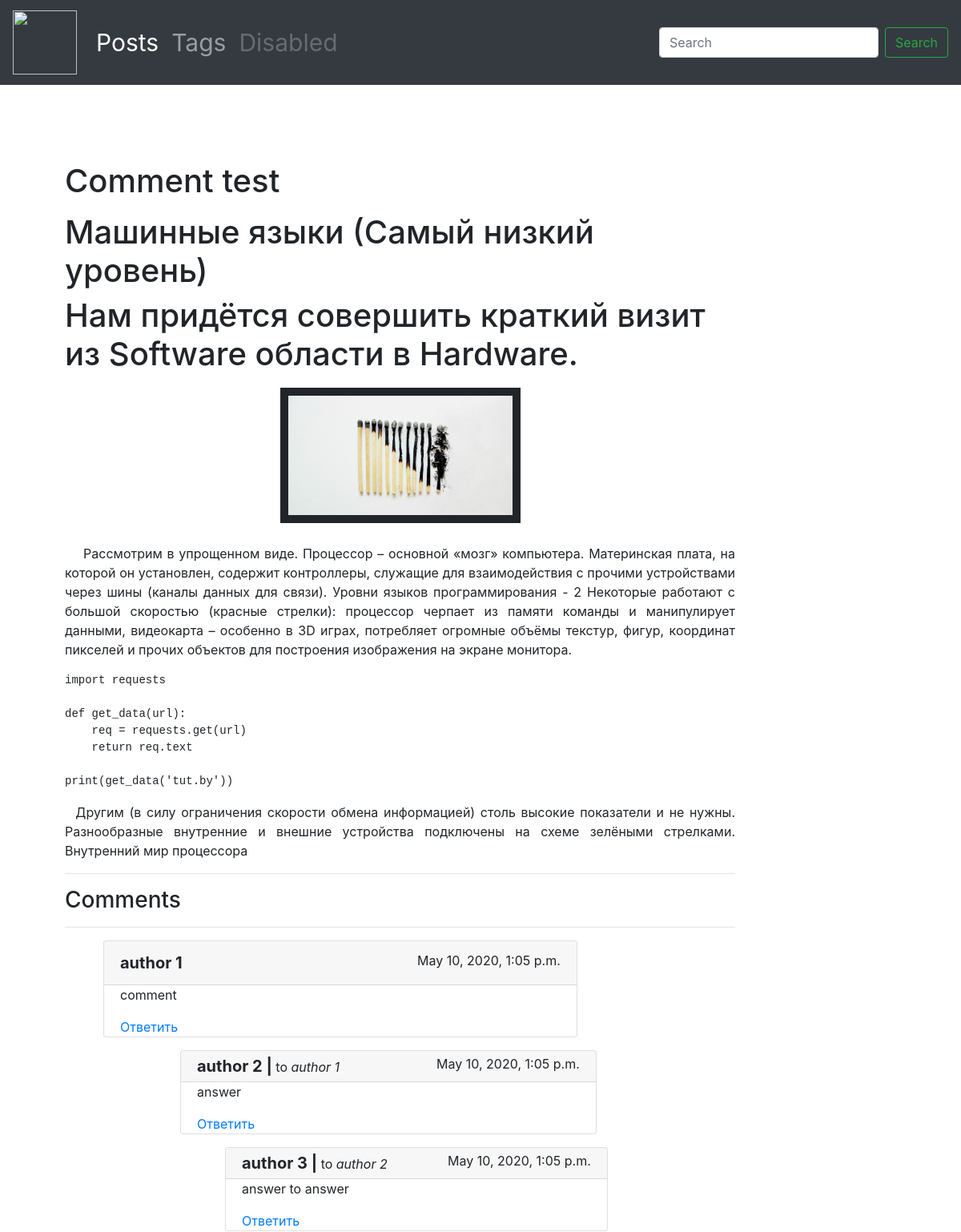
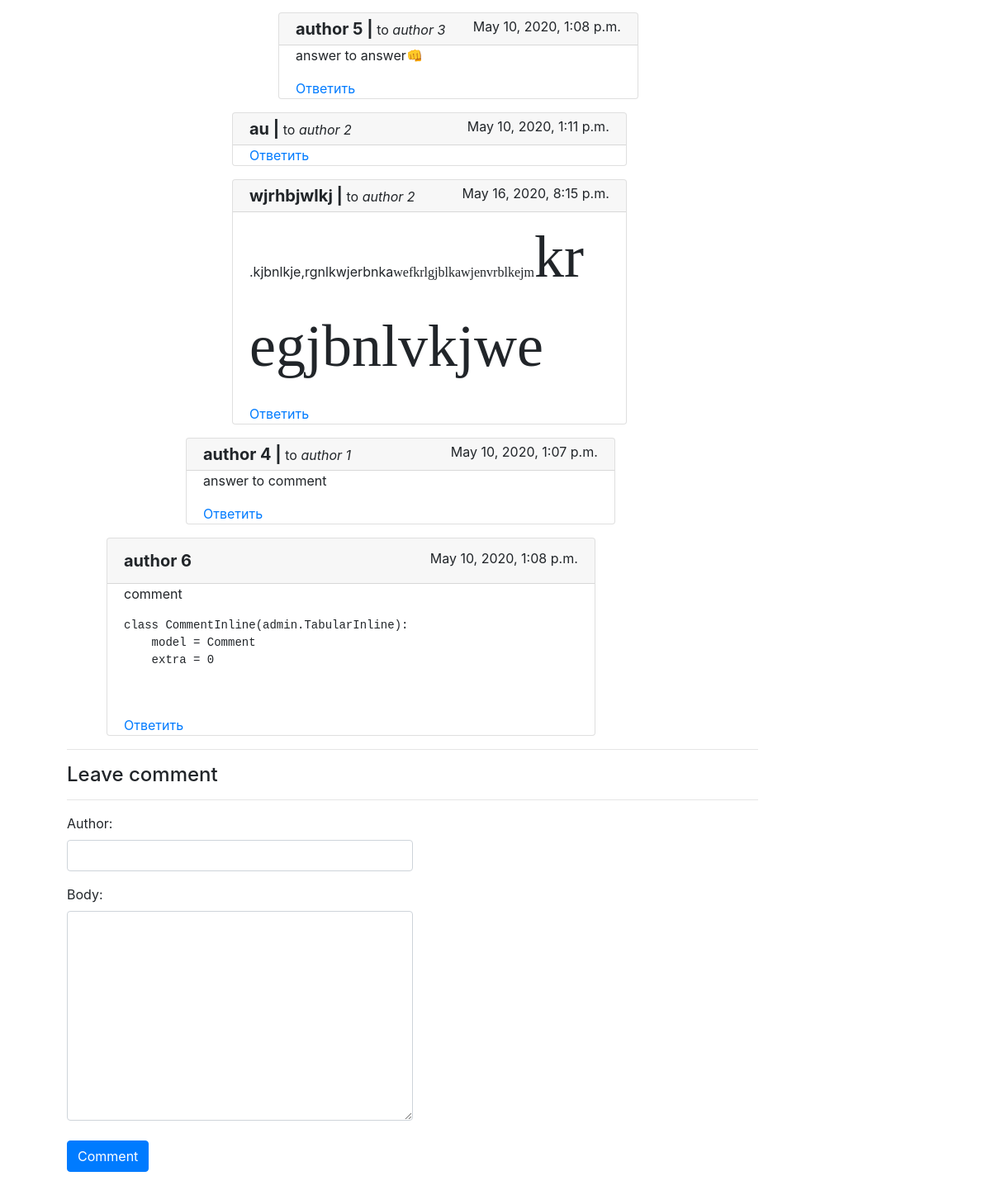
The page /blog/post/nukagorabotat-1567331029/ on the database its author committed (2 pictures, top to bottom).
### blog/models.py (models this page shows, shortened)
class Post(models.Model):
	title = models.CharField(max_length=50, db_index=True)
	slug = models.SlugField(max_length=150, blank=True, unique=True)
	short_description = models.CharField(max_length=200, blank=True, null=True)
	body = RichTextUploadingField(null=True, blank=True)
	tags = models.ManyToManyField('Tag', blank=True, related_name='posts')
	date_pub = models.DateTimeField(auto_now_add=True)

class Comment(models.Model):
	post = models.ForeignKey(Post, on_delete=models.CASCADE, null=True, blank=True)
	comment = models.ForeignKey('Comment', on_delete=models.CASCADE, null=True, blank=True, related_name='comments_set')
	author = models.CharField(max_length=50)
	body = RichTextField(null=True, blank=True, config_name='comment_conf')
	date_pub = models.DateTimeField(auto_now_add=True)
	class Meta:
		ordering = ['date_pub', 'author']

### blog/views.py (the view)
# urls.py: path('post/<str:slug>/', PostDetail.as_view(), name='post_detail_url'),
class PostDetail(View):
    def get(self, request, slug):
        post = get_object_or_404(Post, slug__iexact=slug)
        form = CommentForm(initial={'post': post})
        return render(request, 'blog/post_detail.html',
                      context={"post": post, 'form': form, 'admin_object': post, 'detail': True, })

### blog/forms.py
class CommentForm(forms.ModelForm):
	class Meta:
		model = Comment
		exclude = ('date_pub',)
		widgets = {
			'author': forms.TextInput(attrs={'class': 'form-control w-50'}),
			'body': forms.Textarea(attrs={'class': 'form-control w-50'}),
			'post': forms.HiddenInput(),
			'comment': forms.HiddenInput(),
			}

### blog/templates/blog/post_detail.html (shortened to what this page needs)
{% extends 'blog/base_blog.html' %}
{% block content %}
	<h1 class="mt-5">
		{{ post.title| safe }}
	</h1>
	<p>{{ post.body | safe}}</p>
	<hr>
	<h3>Comments</h3>
	<hr>
	<div class="ml-5">
	{% for comment in post.comment_set.all %}
		{% include 'blog/includes/comment_card_template.html' %}
	{% endfor %}
	</div>
	<hr>
	<h4>Leave comment</h4>
	<hr>
	<div class="cart">
		<form action="{% url 'comment_create_url' slug=post.slug %}" method="post">
			{{ form.as_p }}
			<button type="submit" class="btn btn-primary mt-2 mb-5">Comment</button>
		</form>
	</div>
{% endblock %}

### blog/templates/blog/base_blog.html (shortened to what this page needs)
{% extends 'base.html' %}

### templates/base.html (shortened to what this page needs)
{% load static %}
<!DOCTYPE html>
<html lang="en">
<head>
	<link rel="stylesheet" href="https://stackpath.bootstrapcdn.com/bootstrap/4.3.1/css/bootstrap.min.css">
	<link rel="stylesheet" href="{% static 'css/styles.css' %}" >
	<link rel="stylesheet" href="//cdnjs.cloudflare.com/ajax/libs/highlight.js/9.12.0/styles/default.min.css">
	<link rel="stylesheet"
      href="//cdnjs.cloudflare.com/ajax/libs/highlight.js/10.0.2/styles/default.min.css">
</head>
<body>
	<nav class="navbar navbar-expand-lg navbar-dark bg-dark">
		<a class="navbar-brand" href="#"><img src="{% static 'images/pig.png'%}" width="80" height="80" alt=""></a>
		<div class="collapse navbar-collapse" id="navbarSupportedContent" style="font-size: 30px">
			<ul class="navbar-nav mr-auto">
				<li class="nav-item active">
					<a class="nav-link" href="{% url 'posts_list_url' %}">Posts</a>
				</li>
				<li class="nav-item">
					<a class="nav-link" href="{% url 'tags_list_url' %}">Tags</a>
				</li>
				<li class="nav-item">
					<a class="nav-link disabled" href="#" tabindex="-1" aria-disabled="true">Disabled</a>
				</li>
			</ul>
			<form class="form-inline my-2 my-lg-0" action="{% url 'posts_list_url' %}">
				<input class="form-control mr-sm-2" type="search" placeholder="Search" aria-label="Search"
				name="search">
				<button class="btn btn-outline-success my-2 my-sm-0" type="submit">Search</button>
			</form>
		</div>
	</nav>
	<div class="conteiner">
		<div class="row">
			<div class="col-9 ml-5 pl-5 pt-5">
				{% block content %}{% endblock %}
			</div>
		</div>
	</div>
</body>
</html>

### blog/templates/blog/includes/comment_card_template.html
<div class="card mt-3 w-75">
	<div class="card-header d-flex justify-content-between">
		<div style="font-weight: bold; font-size: 20px">{{ comment.author }}</div>
		<div>{{ comment.date_pub }}</div>
	</div>
	<div class="card-body pt-0 pb-0">
		<div class="cart-text">
			{{ comment.body|safe }}
		</div>
		<div>
			<a href="{% url 'answer_create_url' slug=post.slug id=comment.id %}">Ответить</a>
		</div>
	</div>
</div>
<div class="ml-5 pl-5">
{% for answer in comment.comments_set.all %}
	{% include 'blog/includes/answer_card_template.html' %}
{% endfor %}
</div>

### blog/templates/blog/includes/answer_card_template.html
<div class="card mt-3 w-75">
	<div class="card-header d-flex justify-content-between pt-1 pb-1">
        <div><span style="font-weight: bold; font-size: 20px">{{ answer.author }} |</span> to <i>{{ answer.comment.author }}</i></div>
		<div>{{ answer.date_pub }}</div>
	</div>
	<div class="card-body pt-0 pb-0">
		<div class="cart-text">
			{{ answer.body|safe }}
		</div>
		<div>
			<a href="{% url 'answer_create_url' slug=post.slug id=answer.id %}">Ответить</a>
		</div>
	</div>
</div>
<div class="ml-5 pl-2">
{% for answer in answer.comments_set.all %}
	{% include 'blog/includes/answer_card_template.html' %}
{% endfor %}
</div>

### static/css/styles.css (style rules this page uses)
.row { width: 100% !important; }

### rows shown on the page
Post: title "Comment test", body "Машинные языки (Самый низкий уровень) Нам придётся совершить краткий визит из Software области в Hardware. Рассмотрим в упрощенном виде. Процессор – основной «мозг» компьютера. Материнская плата, на которой он установлен, содержит контроллеры, служащие для взаимодействия с прочими устройствами через шины (каналы данных для связи). Уровни языков программирования - 2 Некоторые работают с большой скоростью (красные стрелки): процессор черпает из памяти команды и манипулирует данными, видеокарта – особенно в 3D играх, потребляет огромные объёмы текстур, фигур, координат пикселей и прочих объектов для построения изображения на экране монитора. import requests def get_data(url): req =…", body (picture)
Comment: author "author 1", date_pub "May 10, 2020, 1:05 p.m.", body "comment"
Comment: author "author 2", comment.author "author 1", date_pub "May 10, 2020, 1:05 p.m.", body "answer"
Comment: author "author 3", comment.author "author 2", date_pub "May 10, 2020, 1:05 p.m.", body "answer to answer"
Comment: author "author 5", comment.author "author 3", date_pub "May 10, 2020, 1:08 p.m.", body "answer to answer👊"
Comment: author "au", comment.author "author 2", date_pub "May 10, 2020, 1:11 p.m."
Comment: author "wjrhbjwlkj", comment.author "author 2", date_pub "May 16, 2020, 8:15 p.m.", body ".kjbnlkje,rgnlkwjerbnka wefkrlgjblkawjenvrblkejm kregjbnlvkjwe"
Comment: author "author 4", comment.author "author 1", date_pub "May 10, 2020, 1:07 p.m.", body "answer to comment"
Comment: author "author 6", date_pub "May 10, 2020, 1:08 p.m.", body "comment class CommentInline(admin.TabularInline): model = Comment extra = 0"
